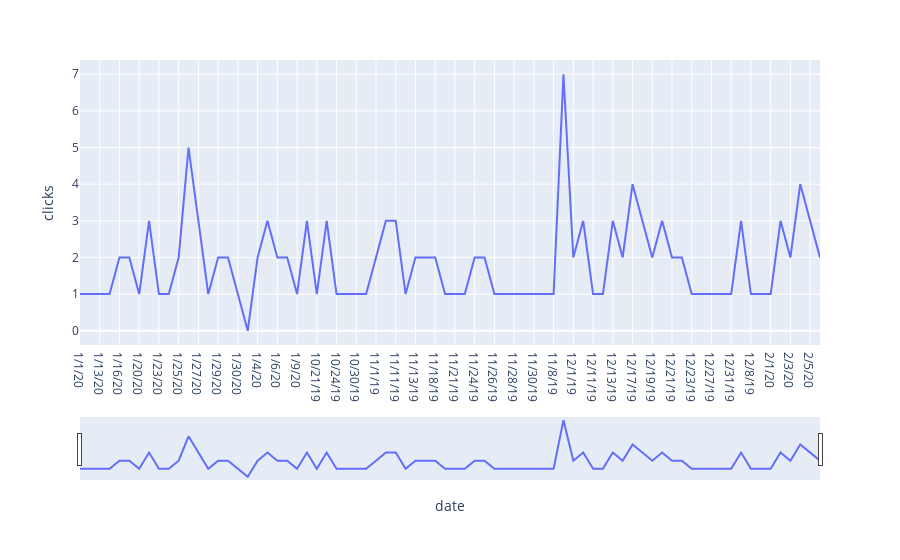

Here is the notebook cell this chart was saved with:
### Code cell
fig = px.line(data, x='date', y='clicks')
fig.update_xaxes(rangeslider_visible=True)
fig.show()

### Figure 1 — Plotly figure (JSON) as saved in the notebook; plotly's stock layout.template omitted (floating-point values rounded to 4 significant figures)
{"data": [{"hovertemplate": "date=%{x}<br>clicks=%{y}<extra></extra>", "legendgroup": "", "line": {"color": "#636efa", "dash": "solid"}, "mode": "lines", "name": "", "orientation": "v", "showlegend": false, "type": "scatter", "x": ["1/1/20", "1/10/20", "1/13/20", "1/14/20", "1/16/20", "1/18/20", "1/20/20", "1/22/20", "1/23/20", "1/24/20", "1/25/20", "1/26/20", "1/27/20", "1/28/20", "1/29/20", "1/3/20", "1/30/20", "1/31/20", "1/4/20", "1/5/20", "1/6/20", "1/7/20", "1/9/20", "10/20/19", "10/21/19", "10/23/19", "10/24/19", "10/27/19", "10/30/19", "10/31/19", "11/1/19", "11/10/19", "11/11/19", "11/12/19", "11/13/19", "11/15/19", "11/18/19", "11/20/19", "11/21/19", "11/23/19", "11/24/19", "11/25/19", "11/26/19", "11/27/19", "11/28/19", "11/29/19", "11/30/19", "11/7/19", "11/8/19", "11/9/19", "12/1/19", "12/10/19", "12/11/19", "12/12/19", "12/13/19", "12/15/19", "12/17/19", "12/18/19", "12/19/19", "12/20/19", "12/21/19", "12/22/19", "12/23/19", "12/26/19", "12/27/19", "12/28/19", "12/31/19", "12/4/19", "12/8/19", "12/9/19", "2/1/20", "2/2/20", "2/3/20", "2/4/20", "2/5/20", "2/6/20"], "xaxis": "x", "y": [1, 1, 1, 1, 2, 2, 1, 3, 1, 1, 2, 5, 3, 1, 2, 2, 1, 0, 2, 3, 2, 2, 1, 3, 1, 3, 1, 1, 1, 1, 2, 3, 3, 1, 2, 2, 2, 1, 1, 1, 2, 2, 1, 1, 1, 1, 1, 1, 1, 7, 2, 3, 1, 1, 3, 2, 4, 3, 2, 3, 2, 2, 1, 1, 1, 1, 1, 3, 1, 1, 1, 3, 2, 4, 3, 2], "yaxis": "y"}], "layout": {"legend": {"tracegroupgap": 0}, "margin": {"t": 60}, "xaxis": {"anchor": "y", "domain": [0, 1], "rangeslider": {"visible": true}, "title": {"text": "date"}}, "yaxis": {"anchor": "x", "domain": [0, 1], "title": {"text": "clicks"}}}}
